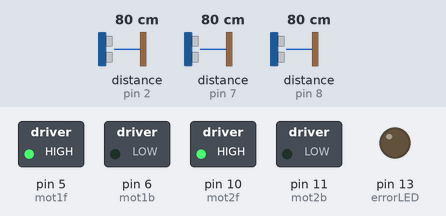
The sketch below on a simulated Arduino Uno, built with avr-gcc and run on an emulated ATmega328P. Shown: switched loads named in the sketch (green lamp = pin HIGH), output pins drawn as LEDs (lit = HIGH). Wiring (inferred from the names in the program): 3 × ultrasonic range finder: trigger pin 3, echo pin 2 / trigger pin 4, echo pin 8 / trigger pin 9, echo pin 7. Dashed ring = blinking. The inputs (shaded band) are chosen by the test bench; at power-on: distance to the obstacle (sensors on pin 2, pin 7, pin 8) 80 cm. The echo pulse lasts 58.3 µs per cm; pins used as bus, display or sensor lines are not drawn.

Above: at 3.2 s.
3.3 s: distance to the obstacle (sensor on pin 2) set to 7 cm
4.8 s: distance to the obstacle (sensor on pin 2) set to 4 cm
At 5.23 s:
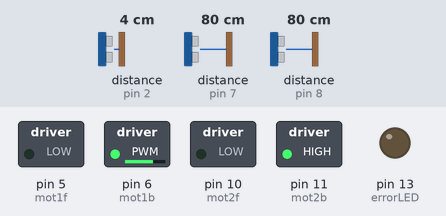
At 6.05 s:
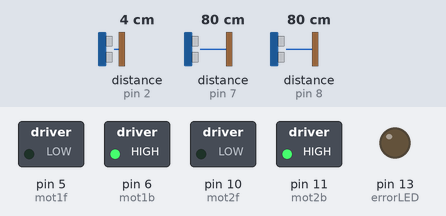
7.8 s: distance to the obstacle (sensor on pin 7) set to 5 cm
At 8.64 s:
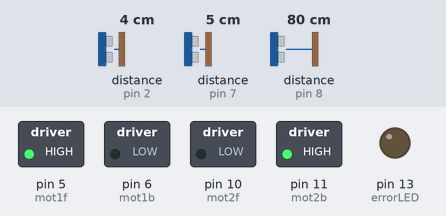
10.8 s: distance to the obstacle (sensor on pin 7) set to 2 cm
At 11.2 s:
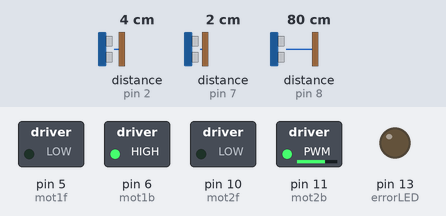
13.8 s: distance to the obstacle (sensor on pin 8) set to 2 cm
16.8 s: distance to the obstacle (sensor on pin 7) set to 9 cm
Timing chart, 0 to 24.2 s (numbered marks = the images above; inputs shaded):
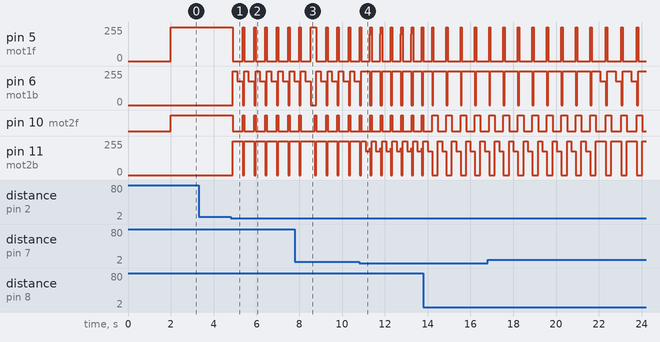

Measured:
- the behaviour switches between 6 and 5 cm on distance to the obstacle (sensor on pin 2) (found by bisection; images 0 and 1)
- the behaviour switches between 4 and 3 cm on distance to the obstacle (sensor on pin 7) (found by bisection; images 3 and 4)
- after the input at 3.3 s, every drawn part: stays the same
- after the input at 4.8 s, pin 5 (mot1f): alternates 255/255 for 0.07 s and 0/255 for 0.46 s, starting after 0.09 s; pin 6 (mot1b): 0/255 → 255/255 after 0.09 s, then repeats every 0.53 s: 178/255 0.26 s, 0/255 0.07 s, 255/255 0.20 s

The sketch:

robifolk_v1_0.ino
```cpp
//Folkrace Robi v1.0

//=====VARIABLES=====
//distance check variables:
const int trigPinLeft = 4;
const int trigPinCenter = 3;
const int trigPinRight = 9;

const int echoPinLeft = 8;
const int echoPinCenter = 2;
const int echoPinRight = 7;
long duration, distance;

//Logics variables
int distLeft;
int distCenter;
int distRight;
const int distStop = 1;
const int distWall = 4;
const int distMax = 800;
const int distMin = 0;
int errorLED = 13;

//Wall counters
int counterLeft = 0;
int counterRight = 0;
int counterCenter = 0;

//Move conters
unsigned long turnLeft = 0;
unsigned long turnRight = 0;

//Motors:
int mot_speed = 255;
int k = 0;
const int mot1f = 5;
const int mot1b = 6;
const int mot2f = 10;
const int mot2b = 11;

//=====INITIALIZATION=====
void setup(){
  pinMode(errorLED, OUTPUT);
  pinMode(trigPinLeft, OUTPUT);
  pinMode(trigPinCenter, OUTPUT);
  pinMode(trigPinRight, OUTPUT);

  pinMode(echoPinLeft, INPUT);
  pinMode(echoPinCenter, INPUT);
  pinMode(echoPinRight, INPUT);

  delay(2000);
  motors_forward();
}

//=====MAIN PROGRAM=====
void loop(){

  pingLeft();

  if (distLeft <= distWall){
    counterLeft ++;}
    else {
      counterLeft = 0;
    }

  pingCenter();

  if (distCenter <= distWall){
    counterCenter ++;}
    else {
      counterCenter = 0;
    }

  pingRight();

  if (distRight <= distWall){
    counterRight ++;}
    else {
      counterRight = 0;
    }

  mot_speed = 255;
  motors_forward();
  delay(30);
  logics();


}

//=====FUNCTIONS=====
void logics(){
//===============================  Distance check  =====================
  if (distLeft <= distMin){
    digitalWrite(errorLED, 1);
    //Serial.println("Left distance is 0");
    motors_stop();
    return;
  }
  if (distCenter <= distMin){
    digitalWrite(errorLED, 1);
    //Serial.println("Center distance is 0");
    motors_stop();
    return;
  }
  if (distRight <= distMin){
    digitalWrite(errorLED, 1);
    //Serial.println("Right distance is 0");
    motors_stop();
    return;
  }

//=================================  Counters ===================
 if (counterLeft == 2){
     counterLeft = 0;
     mot_speed = 255;
     motors_right();
     delay(200);
 }
  if (counterCenter == 2){
     counterCenter = 0;
     mot_speed = 255;
     motors_back();
     delay(200);
     if (turnLeft > turnRight){
         motors_back_right();
         delay(200);
     }
     else {
       motors_back_left();
       delay(250);
       }
 }
   if (counterRight == 2){
     counterCenter = 0;
     mot_speed = 255;
     motors_left();
     delay(200);
 }

//================================  Moving ==============
  if (distLeft < distCenter & distRight < distCenter){
    mot_speed = 255;
    motors_forward;
}
  //Turn left if:
  if (distRight < distCenter & distLeft > distCenter){
    mot_speed = 200;
    motors_left();
    turnLeft ++;
  delay(5);
  }
  //Turn right if:
  if (distLeft < distCenter & distRight > distCenter){
   mot_speed = 200;
   motors_right();
   turnRight ++;
   delay(5);
 }
}

int pingLeft(){                  //simple distance check (left)
  digitalWrite(trigPinLeft, 0);
  delayMicroseconds(2);
  digitalWrite(trigPinLeft, 1);
  delayMicroseconds(10);
  digitalWrite(trigPinLeft, 0);
  duration = pulseIn(echoPinLeft, 1);
  distance = duration/58;

  distLeft = distance;
}
int pingCenter(){                  //simple distance check (center)
  digitalWrite(trigPinCenter, 0);
  delayMicroseconds(2);
  digitalWrite(trigPinCenter, 1);
  delayMicroseconds(10);
  digitalWrite(trigPinCenter, 0);
  duration = pulseIn(echoPinCenter, 1);
  distance = duration/58;

  distCenter = distance;
}
int pingRight(){                  //simple distance check (left)
  digitalWrite(trigPinRight, 0);
  delayMicroseconds(2);
  digitalWrite(trigPinRight, 1);
  delayMicroseconds(10);
  digitalWrite(trigPinRight, 0);
  duration = pulseIn(echoPinRight, 1);
  distance = duration/58;

  distRight = distance;
}

void motors_forward(){                    //MOTORS FORWARD FUNCTION
  analogWrite(mot1f, mot_speed);
  analogWrite(mot2f, mot_speed);
  digitalWrite(mot1b, 0);
  digitalWrite(mot2b, 0);
}
void motors_back(){                      //MOTORS BACK FUNCTION
  digitalWrite(mot1f, 0);
  digitalWrite(mot2f, 0);
  analogWrite(mot1b, mot_speed);
  analogWrite(mot2b, mot_speed);
}
void motors_stop() {                      //MOTORS STOP FUNCTION
  digitalWrite(mot1f, 1);
  digitalWrite(mot2f, 1);
  digitalWrite(mot1b, 1);
  digitalWrite(mot2b, 1);
}
void motors_left() {                     //MOTORS LEFT FUNCTION
  analogWrite(mot1f, mot_speed);
  digitalWrite(mot2f, 0);
  digitalWrite(mot1b, 0);
  analogWrite(mot2b, mot_speed);
}
void motors_right() {                    //MOTORS RIGHT FUNCTION
  digitalWrite(mot1f, 0);
  analogWrite(mot2f, mot_speed);
  analogWrite(mot1b, mot_speed);
  digitalWrite(mot2b, 0);
}
void motors_forward_left() {             //FORWARD LEFT FUNCTION
k = mot_speed*0.7;
  analogWrite(mot1f, mot_speed);
  analogWrite(mot2f, k);
  digitalWrite(mot1b, 0);
  digitalWrite(mot2b, 0);
}
void motors_forward_right() {             //FORWARD RIGHT FUNCTION
k = mot_speed*0.8;
  analogWrite(mot1f, k);
  analogWrite(mot2f, mot_speed);
  analogWrite(mot1b, 0);
  analogWrite(mot2b, 0);
}
void motors_back_left() {               //BACK LEFT FUNCTION
k = mot_speed*0.7;
  digitalWrite(mot1f, 0);
  digitalWrite(mot2f, 0);
  analogWrite(mot1b, k);
  analogWrite(mot2b, mot_speed);
}
void motors_back_right() {               //BACK RIGHT FUNCTION
k = mot_speed*0.7;
  digitalWrite(mot1f, 0);
  digitalWrite(mot2f, 0);
  analogWrite(mot1b, mot_speed);
  analogWrite(mot2b, k);
}
```
